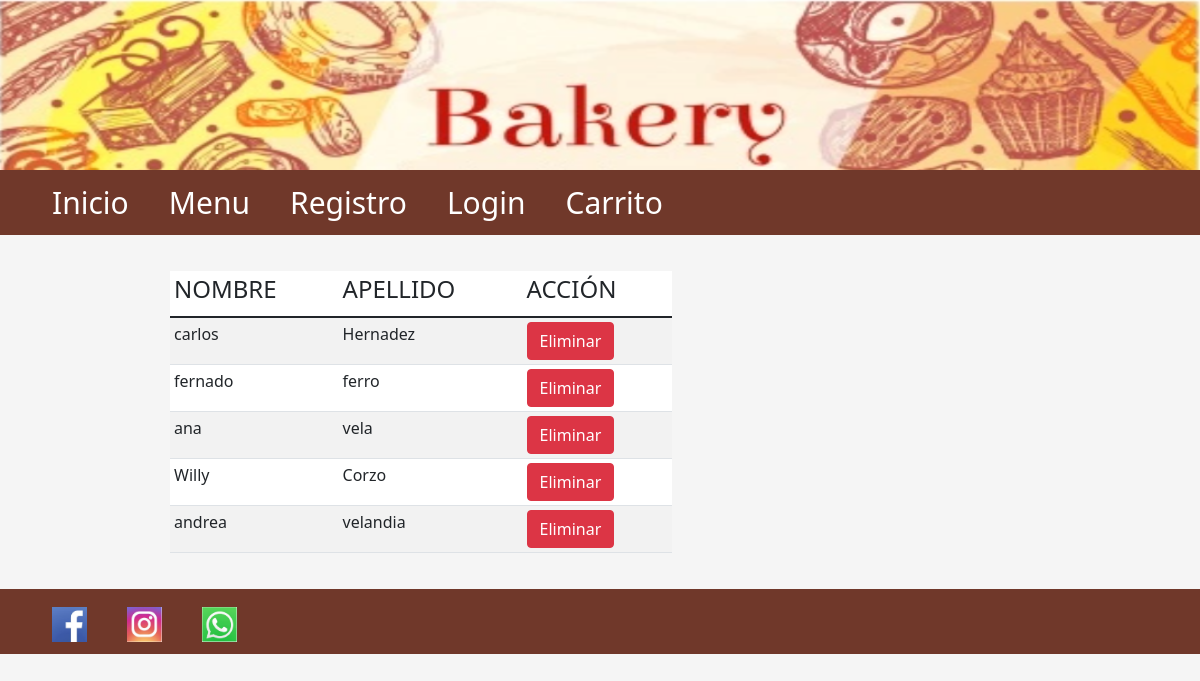
The page /Dashboard on the database its author committed.
### panaderia/models.py (models this page shows, shortened)
class Personas(db.Model, UserMixin):
    __tablename__ = 'personas'
    id = db.Column(db.Integer, primary_key=True)
    nombre = db.Column(db.String(200), nullable=True)
    apellido = db.Column(db.String(200), nullable=True)
    direccion = db.Column(db.String(200))
    celular = db.Column(db.Integer, nullable=True)
    email = db.Column(db.String(200), nullable=True)
    fechanacimiento = db.Column(db.String(200))
    idrol = db.Column(db.Integer, db.ForeignKey('roles.idrol'))
    rol = db.relationship('Roles', backref=backref('personas', lazy='dynamic'))
    password_hash = db.Column(db.String(200), nullable=True)
    @property
    def password(self):
        raise AttributeError('password: write-only field')

### panaderia/views.py (the view)
@app.route('/Dashboard')
def dashboard():
    personas = Personas.query.all()
    return render_template('dashboard.html', personas=personas)

### panaderia/templates/Dashboard.html
{% extends './layout.html' %} {% block title %} Dashboard {% endblock %} {% block body %}
<main>
    <div>
        <div class="col-md-7">
          <table class= "table table-striped tabel.bordered bg-white table-sm">
            <thead>
              <tr>
                <td><h4>NOMBRE</h4></td>
                <td><h4>APELLIDO</h4></td>
                <td><h4>ACCIÓN</h4></td>
              </tr>
            </thead>
            <body>
                {%for persona in personas%}
                <tr>
                    <td>{{persona.nombre}}  </td>
                    <td>{{persona.apellido}} </td>
                    <td>
                        <form action="{{url_for('eliminar_persona', id=persona.id)}}" method="POST">
                            <button type="submit" class="btn btn-danger">Eliminar</button>
                        </form>
                    </td>
                </tr>
                {% endfor %}
            <body>
          </table>
        </div>
    </div>
</main> {% endblock %}

### panaderia/static/css/layout.css (style rules this page uses)
* { margin: 0; padding: 0; font-style: Ginebra; }
main { max-width: 900px; width: 90%; margin: auto; padding: 20px; }

### panaderia/templates/layout.html (style rules this page uses)
body { background-color: whitesmoke; animation-direction: normal; }

### rows shown on the page
Personas: nombre "carlos", apellido "Hernadez"
Personas: nombre "fernado", apellido "ferro"
Personas: nombre "ana", apellido "vela"
Personas: nombre "Willy", apellido "Corzo"
Personas: nombre "andrea", apellido "velandia"
